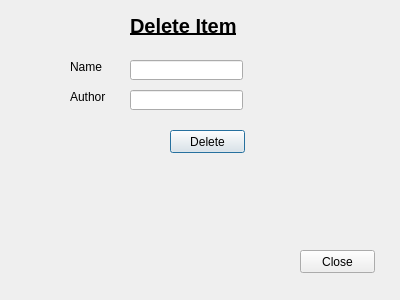
<?xml version="1.0" encoding="UTF-8"?>
<ui version="4.0">
 <class>del_i</class>
 <widget class="QDialog" name="del_i">
  <property name="geometry">
   <rect>
    <x>0</x>
    <y>0</y>
    <width>400</width>
    <height>300</height>
   </rect>
  </property>
  <property name="windowTitle">
   <string>Dialog</string>
  </property>
  <widget class="QLabel" name="label">
   <property name="geometry">
    <rect>
     <x>130</x>
     <y>10</y>
     <width>151</width>
     <height>31</height>
    </rect>
   </property>
   <property name="font">
    <font>
     <pointsize>15</pointsize>
     <weight>75</weight>
     <bold>true</bold>
     <underline>true</underline>
    </font>
   </property>
   <property name="text">
    <string>Delete Item</string>
   </property>
  </widget>
  <widget class="QLabel" name="label_2">
   <property name="geometry">
    <rect>
     <x>70</x>
     <y>60</y>
     <width>46</width>
     <height>13</height>
    </rect>
   </property>
   <property name="text">
    <string>Name</string>
   </property>
  </widget>
  <widget class="QLabel" name="label_3">
   <property name="geometry">
    <rect>
     <x>70</x>
     <y>90</y>
     <width>46</width>
     <height>13</height>
    </rect>
   </property>
   <property name="text">
    <string>Author</string>
   </property>
  </widget>
  <widget class="QLineEdit" name="lineEdit">
   <property name="geometry">
    <rect>
     <x>130</x>
     <y>60</y>
     <width>113</width>
     <height>20</height>
    </rect>
   </property>
  </widget>
  <widget class="QLineEdit" name="lineEdit_2">
   <property name="geometry">
    <rect>
     <x>130</x>
     <y>90</y>
     <width>113</width>
     <height>20</height>
    </rect>
   </property>
  </widget>
  <widget class="QPushButton" name="pushButton">
   <property name="geometry">
    <rect>
     <x>170</x>
     <y>130</y>
     <width>75</width>
     <height>23</height>
    </rect>
   </property>
   <property name="text">
    <string>Delete</string>
   </property>
  </widget>
  <widget class="QPushButton" name="pushButton_2">
   <property name="geometry">
    <rect>
     <x>300</x>
     <y>250</y>
     <width>75</width>
     <height>23</height>
    </rect>
   </property>
   <property name="text">
    <string>Close</string>
   </property>
  </widget>
 </widget>
 <resources/>
 <connections/>
</ui>
